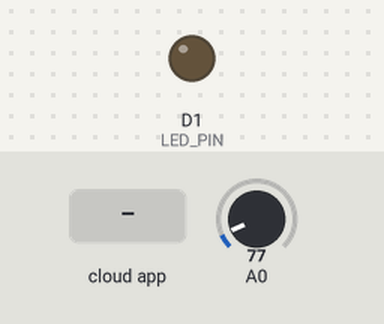
A sketch run on a simulated ESP8266 (NodeMCU). On the bench: output pins drawn as LEDs (lit = HIGH). Inputs (shaded band) come from the test bench; at power-on: A0 = 77. What the sketch prints to the serial monitor is not drawn.

Above: at 2.7 s.
2.8 s: the phone or cloud app sets LED to 1
At 5.6 s:
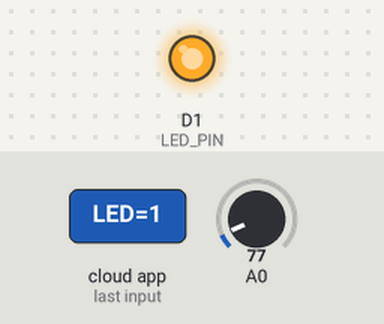
6.2 s: the phone or cloud app sets LED to 0
At 9.2 s:
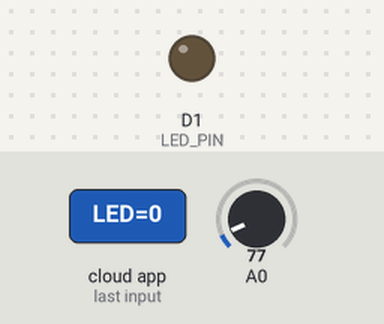
Timing chart, 0 to 10.7 s (numbered marks = the images above; inputs shaded):
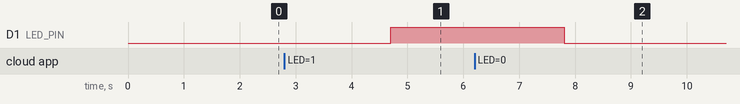

Measured:
- after the input at 2.8 s, D1 (LED_PIN): LOW → HIGH after 1.9 s
- after the input at 6.2 s, D1 (LED_PIN): HIGH → LOW after 1.6 s

The sketch:

HOME_AUTOMATION-ADAFRUIT.ino
```cpp
#include "config.h"
#define LED_PIN D1

// this int will hold the current count for our sketch
int count = 0;

// set up the 'digital' feed
AdafruitIO_Feed *LED = io.feed("LED");
// set up the 'counter' feed
AdafruitIO_Feed *Temperature = io.feed("Temperature");

void setup()
{
  pinMode(LED_PIN, OUTPUT);
  // start the serial connection
  Serial.begin(115200);

  // wait for serial monitor to open
  while(! Serial);

  Serial.print("Connecting to Adafruit IO");

  // connect to io.adafruit.com
  io.connect();

  LED->onMessage(handleMessage);

  // wait for a connection
  while(io.status() < AIO_CONNECTED) {
    Serial.print(".");
    delay(500);
  }

  // we are connected
  Serial.println();
  Serial.println(io.statusText());
  LED->get();
}

void loop() {

  // io.run(); is required for all sketches.
  // it should always be present at the top of your loop
  // function. it keeps the client connected to
  // io.adafruit.com, and processes any incoming data.
  io.run();

  // save count to the 'counter' feed on Adafruit IO
  Serial.print("sending -> ");

   int x=analogRead(A0);
   int temp1= (x*330)/ 1024;   //330 because the lm35 is connected to 3.3 V pin
   Temperature->save(temp1);

   //Serial.println(count);
   //counter->save(count);
   // increment the count by 1
   //count++;

  // Adafruit IO is rate limited for publishing, so a delay is required in
  // between feed->save events. In this example, we will wait three seconds
  // (1000 milliseconds == 1 second) during each loop.
  delay(3000);

}

// this function is called whenever an 'digital' feed message
// is received from Adafruit IO. it was attached to
// the 'digital' feed in the setup() function above.
void handleMessage(AdafruitIO_Data *data) {

  Serial.print("received <- ");

  if(data->toPinLevel() == HIGH)
    Serial.println("HIGH");
  else
    Serial.println("LOW");


  digitalWrite(LED_PIN, data->toPinLevel());
}
```

config.h
```cpp
/************************ Adafruit IO Config *******************************/

// visit io.adafruit.com if you need to create an account,
// or if you need your Adafruit IO key.
#define IO_USERNAME    "iPankaj"
#define IO_KEY         "d819db8fcb324eab865e8aadd724163c"

/******************************* WIFI **************************************/

// the AdafruitIO_WiFi client will work with the following boards:
//   - HUZZAH ESP8266 Breakout -> https://www.adafruit.com/products/2471
//   - Feather HUZZAH ESP8266 -> https://www.adafruit.com/products/2821
//   - Feather HUZZAH ESP32 -> https://www.adafruit.com/product/3405
//   - Feather M0 WiFi -> https://www.adafruit.com/products/3010
//   - Feather WICED -> https://www.adafruit.com/products/3056

#define WIFI_SSID       "spatez"
#define WIFI_PASS       "spatez@2019"

// comment out the following two lines if you are using fona or ethernet
#include "AdafruitIO_WiFi.h"
AdafruitIO_WiFi io(IO_USERNAME, IO_KEY, WIFI_SSID, WIFI_PASS);


/******************************* FONA **************************************/

// the AdafruitIO_FONA client will work with the following boards:
//   - Feather 32u4 FONA -> https://www.adafruit.com/product/3027

// uncomment the following two lines for 32u4 FONA,
// and comment out the AdafruitIO_WiFi client in the WIFI section
// #include "AdafruitIO_FONA.h"
// AdafruitIO_FONA io(IO_USERNAME, IO_KEY);


/**************************** ETHERNET ************************************/

// the AdafruitIO_Ethernet client will work with the following boards:
//   - Ethernet FeatherWing -> https://www.adafruit.com/products/3201

// uncomment the following two lines for ethernet,
// and comment out the AdafruitIO_WiFi client in the WIFI section
// #include "AdafruitIO_Ethernet.h"
// AdafruitIO_Ethernet io(IO_USERNAME, IO_KEY);
```
